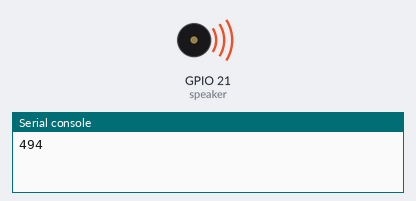
Simulated run of this program. Board: ESP32 board running MicroPython. Shown: buzzer (waves = sounding), the last lines printed to the serial console. At 8.2 s the program stops and its outputs stay as they are.

Above: at 0.1 s.
At 7.8 s:
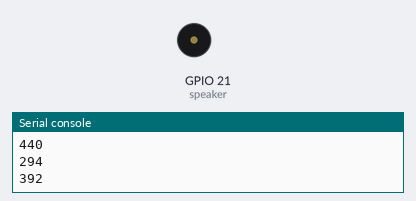
Timing chart, 0 to 9.3 s (numbered marks = the images above):
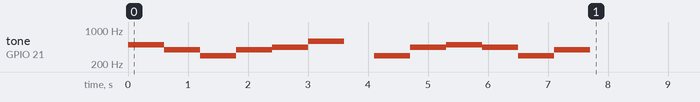

Measured:
- by itself, tone on GPIO 21 (speaker): plays 494 Hz for 0.60 s, 392 Hz for 0.60 s, 294 Hz for 0.60 s, 392 Hz for 0.60 s, 440 Hz for 0.60 s, 587 Hz for 0.60 s … (12 notes in this stretch)

The program:

pwm-ex2.py
```python
#　0P01023 -  ピョー　ウェイ　ソー

from machine import PWM, Pin
from time import sleep

SPEAKER_PIN = 21
DUTY = int(50 / 100 * 65535)
speaker = PWM(Pin(SPEAKER_PIN), duty_u16 = DUTY)

MELODY =  [494, 392, 294, 392, 440, 587,0,
                  294,440, 494, 440, 294, 392,0]

for m in MELODY :
    if m == 0 :
        speaker.duty_u16(0)
        sleep(0.5)
    else :
        print(m)
        speaker.duty_u16(DUTY)
        speaker.freq(m)
        sleep(0.6)

speaker.duty_u16(0)
```
